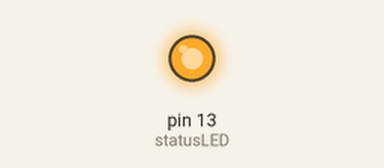
Bench run of a program on a simulated Arduino Pro Mini, built with avr-gcc and run on an emulated ATmega328P. On the bench: output pins drawn as LEDs (lit = HIGH).

Above: at 0.1 s.
Timing chart, 0 to 1.6 s (numbered marks = the images above):
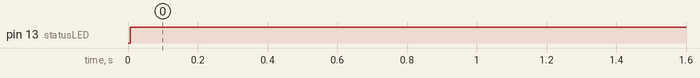

Measured:
- by itself, pin 13 (statusLED): LOW → HIGH at 0.01 s

The program:

main.cpp
```cpp
#include <Arduino.h>
#include <SoftwareSerial.h>

#define statusLED 13

SoftwareSerial HC12(11, 10); //RXD, TXD

void HC12Send(int data){
    HC12.println(data);
    digitalWrite(statusLED, 1);
    delay(20);
}

void setup() {
  HC12.begin(9600);
  pinMode(statusLED, OUTPUT);
}

void loop() {
    HC12Send(1234);
}
```
